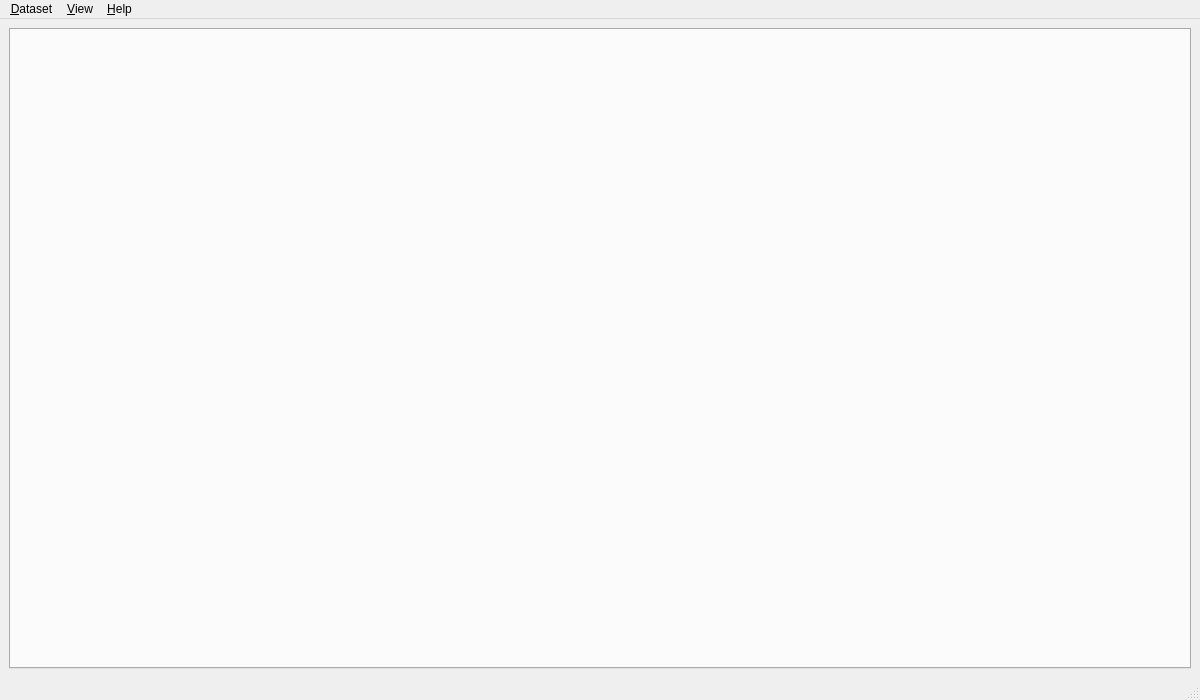
<?xml version="1.0" encoding="UTF-8"?>
<ui version="4.0">
 <class>MainWindow</class>
 <widget class="QMainWindow" name="MainWindow">
  <property name="geometry">
   <rect>
    <x>0</x>
    <y>0</y>
    <width>1200</width>
    <height>700</height>
   </rect>
  </property>
  <property name="windowTitle">
   <string>TRSpectrometer</string>
  </property>
  <property name="windowIcon">
   <iconset resource="trspectrometer.qrc">
    <normaloff>:/icons/windowicon</normaloff>:/icons/windowicon</iconset>
  </property>
  <widget class="QWidget" name="centralwidget">
   <layout class="QHBoxLayout" name="horizontalLayout">
    <item>
     <widget class="QTabWidget" name="tabWidget">
      <property name="tabPosition">
       <enum>QTabWidget::West</enum>
      </property>
      <property name="currentIndex">
       <number>-1</number>
      </property>
     </widget>
    </item>
   </layout>
  </widget>
  <widget class="QMenuBar" name="menubar">
   <property name="geometry">
    <rect>
     <x>0</x>
     <y>0</y>
     <width>1200</width>
     <height>22</height>
    </rect>
   </property>
   <widget class="QMenu" name="menuDataset">
    <property name="title">
     <string>&amp;Dataset</string>
    </property>
    <widget class="QMenu" name="menuImport">
     <property name="title">
      <string>&amp;Import</string>
     </property>
     <addaction name="actionImportRawData"/>
    </widget>
    <widget class="QMenu" name="menuExport">
     <property name="enabled">
      <bool>false</bool>
     </property>
     <property name="title">
      <string>&amp;Export</string>
     </property>
     <addaction name="actionExportRawDataAverage"/>
    </widget>
    <addaction name="actionNew"/>
    <addaction name="actionOpen"/>
    <addaction name="actionSaveAs"/>
    <addaction name="separator"/>
    <addaction name="menuImport"/>
    <addaction name="menuExport"/>
    <addaction name="separator"/>
    <addaction name="actionExit"/>
   </widget>
   <widget class="QMenu" name="menuView">
    <property name="title">
     <string>&amp;View</string>
    </property>
    <addaction name="actionHardwareStatus"/>
    <addaction name="actionLog"/>
   </widget>
   <widget class="QMenu" name="menuHelp">
    <property name="title">
     <string>&amp;Help</string>
    </property>
    <addaction name="actionAbout"/>
   </widget>
   <addaction name="menuDataset"/>
   <addaction name="menuView"/>
   <addaction name="menuHelp"/>
  </widget>
  <widget class="QStatusBar" name="statusbar"/>
  <action name="actionNew">
   <property name="text">
    <string>&amp;New...</string>
   </property>
  </action>
  <action name="actionSaveAs">
   <property name="enabled">
    <bool>false</bool>
   </property>
   <property name="text">
    <string>&amp;Save As...</string>
   </property>
  </action>
  <action name="actionProperties">
   <property name="enabled">
    <bool>false</bool>
   </property>
   <property name="text">
    <string>&amp;Properties...</string>
   </property>
  </action>
  <action name="actionOpen">
   <property name="text">
    <string>&amp;Open...</string>
   </property>
  </action>
  <action name="actionExit">
   <property name="text">
    <string>E&amp;xit</string>
   </property>
  </action>
  <action name="actionPythonConsole">
   <property name="text">
    <string>&amp;Python Console</string>
   </property>
  </action>
  <action name="actionHardwareStatus">
   <property name="text">
    <string>&amp;Hardware Status</string>
   </property>
  </action>
  <action name="actionLog">
   <property name="text">
    <string>&amp;Log</string>
   </property>
  </action>
  <action name="actionImportRawData">
   <property name="text">
    <string>&amp;Raw Data...</string>
   </property>
  </action>
  <action name="actionExportRawData">
   <property name="text">
    <string>&amp;Raw Data Set...</string>
   </property>
  </action>
  <action name="actionExportRawDataAverage">
   <property name="text">
    <string>Raw Data Average...</string>
   </property>
  </action>
  <action name="actionAbout">
   <property name="text">
    <string>&amp;About...</string>
   </property>
  </action>
 </widget>
 <resources>
  <include location="trspectrometer.qrc"/>
 </resources>
 <connections>
  <connection>
   <sender>actionExit</sender>
   <signal>triggered()</signal>
   <receiver>MainWindow</receiver>
   <slot>close()</slot>
   <hints>
    <hint type="sourcelabel">
     <x>-1</x>
     <y>-1</y>
    </hint>
    <hint type="destinationlabel">
     <x>686</x>
     <y>462</y>
    </hint>
   </hints>
  </connection>
 </connections>
</ui>
